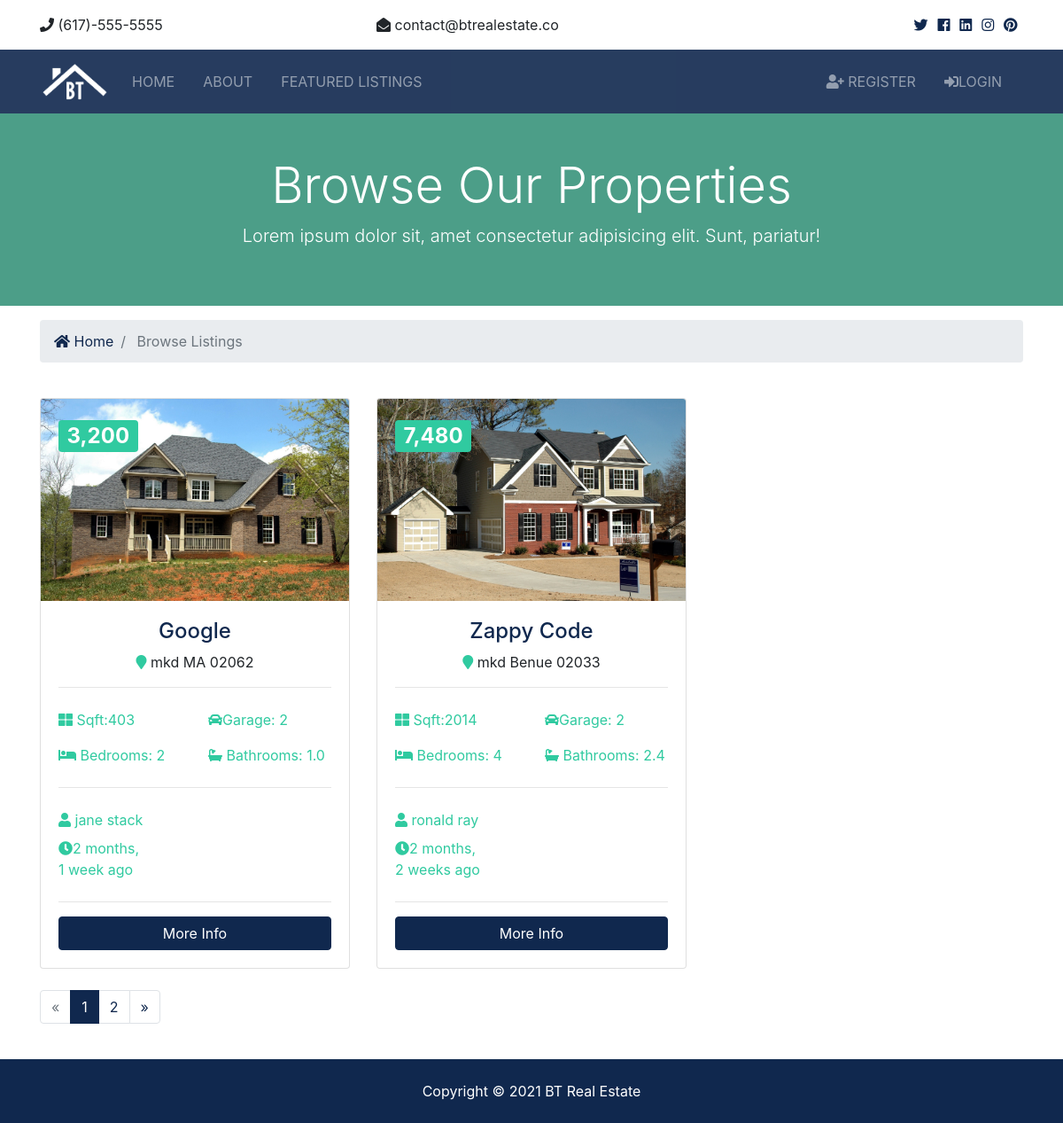
/listings/, run on the app's committed database.
### listings/models.py (models this page shows, shortened)
class Listing(models.Model):
    realtor = models.ForeignKey(Realtor, on_delete=models.DO_NOTHING)
    title = models.CharField(max_length=200)
    address = models.CharField(max_length=200)
    city = models.CharField(max_length=100)
    state = models.CharField(max_length=100)
    zipcode = models.CharField(max_length=20)
    description = models.TextField(blank=True)
    price = models.IntegerField()
    bedrooms = models.IntegerField()
    bathrooms = models.DecimalField(max_digits=2, decimal_places=1)
    garage = models.IntegerField(default=0)
    sqft = models.IntegerField()
    lot_size = models.DecimalField(max_digits=5, decimal_places=1)
    photo_main = models.ImageField(upload_to='photos/%Y/%m/%d')
    photo_1 = models.ImageField(upload_to='photos/%Y/%m/%d', blank=True)
    photo_2 = models.ImageField(upload_to='photos/%Y/%m/%d', blank=True)
    photo_3 = models.ImageField(upload_to='photos/%Y/%m/%d', blank=True)
    photo_4 = models.ImageField(upload_to='photos/%Y/%m/%d', blank=True)
    photo_5 = models.ImageField(upload_to='photos/%Y/%m/%d', blank=True)
    photo_6 = models.ImageField(upload_to='photos/%Y/%m/%d', blank=True)
    is_published = models.BooleanField(default=True)
    list_date = models.DateTimeField(default=datetime.now, blank=True)

### realtors/models.py (models this page shows)
class Realtor(models.Model):
    name = models.CharField(max_length=200)
    photo = models.ImageField(upload_to='photos/%Y/%m/%d')
    description = models.TextField(blank=True)
    phone = models.CharField(max_length=20)
    email = models.CharField(max_length=50)
    is_mvp = models.BooleanField(default=False)
    hire_date = models.DateTimeField(default=datetime.now, blank=True)
    def __str__(self):
        return self.name

### listings/views.py (the view)
# urls.py: path('', views.index, name='listings'),
def index(request):
    listings = Listing.objects.order_by("-list_date").filter(is_published=True)
    paginator = Paginator(listings, 2)
    page = request.GET.get('page')
    paged_listings = paginator.get_page(page)
    context = {
        'listings': paged_listings
    }
    return render(request, 'listings/listings.html', context)

### listings/templates/listings/listings.html (shortened to what this page needs)
{% extends 'base.html' %}
{% load humanize %}
{% load static %}
{% block content %}
  <section id="showcase-inner" class="py-5 text-white">
    <div class="container">
      <div class="row text-center">
        <div class="col-md-12">
          <h1 class="display-4">Browse Our Properties</h1>
          <p class="lead">Lorem ipsum dolor sit, amet consectetur adipisicing elit. Sunt, pariatur!</p>
        </div>
      </div>
    </div>
  </section>
  <section id="bc" class="mt-3">
    <div class="container">
      <nav aria-label="breadcrumb">
        <ol class="breadcrumb">
          <li class="breadcrumb-item">
            <a href="{% url 'pages:index' %}">
              <i class="fas fa-home"></i> Home</a>
          </li>
          <li class="breadcrumb-item active"> Browse Listings</li>
        </ol>
      </nav>
    </div>
  </section>
  <section id="listings" class="py-4">
    <div class="container">
      <div class="row">
          {%  if listings %}
              {% for listing in listings %}
            <div class="col-md-6 col-lg-4 mb-4">
          <div class="card listing-preview">
            <img class="card-img-top" src="{{ listing.photo_main.url }}" alt="">
            <div class="card-img-overlay">
              <h2>
                <span class="badge badge-secondary text-white">{{ listing.price | intcomma }}</span>
              </h2>
            </div>
            <div class="card-body">
              <div class="listing-heading text-center">
                <h4 class="text-primary">{{ listing.title }}</h4>
                <p>
                  <i class="fas fa-map-marker text-secondary"></i> {{ listing.address }} {{ listing.state }} {{ listing.zipcode }}</p>
              </div>
              <hr>
              <div class="row py-2 text-secondary">
                <div class="col-6">
                  <i class="fas fa-th-large"></i> Sqft:{{ listing.sqft }}</div>
                <div class="col-6">
                  <i class="fas fa-car"></i>Garage: {{ listing.garage }}</div>
              </div>
              <div class="row py-2 text-secondary">
                <div class="col-6">
                  <i class="fas fa-bed"></i> Bedrooms: {{ listing.bedrooms }}</div>
                <div class="col-6">
                  <i class="fas fa-bath"></i> Bathrooms: {{ listing.bathrooms }}</div>
              </div>
              <hr>
              <div class="row py-2 text-secondary">
                <div class="col-12">
                  <i class="fas fa-user"></i> {{ listing.realtor }}</div>
              </div>
              <div class="row text-secondary pb-2">
                <div class="col-6">
                  <i class="fas fa-clock"></i>{{ listing.list_date | timesince }} ago</div>
              </div>
              <hr>
              <a href="{% url 'listings:listing' listing.id %}" class="btn btn-primary btn-block">More Info</a>
            </div>
          </div>
        </div>
              {% endfor %}
          {% else %}
            <div class="col-md-12">
                <p>No Listings Available</p>
            </div>
          {% endif %}
      </div>
        <div class="row" >
            <div class="col-md-12">
                {% if listings.has_other_pages %}
                    <ul class="pagination">
                        {% if listings.has_previous %}
                            <li class="page-item">
                                <a href="?page={{ listings.previous_page_number }}" class="page-link">&laquo;</a>
                            </li>
                        {% else %}
                            <li class="page-item disabled">
                                <a href="" class="page-link">&laquo;</a>
                            </li>
                        {% endif %}
                        {% for i in listings.paginator.page_range %}
                            {% if listings.number == i %}
                                <li class="page-item active">
                                    <a href="" class="page-link">{{ i }}</a>
                                </li>
                            {% else %}
                                <li class="page-item">
                                    <a href="?page={{ i }}" class="page-link">{{ i }}</a>
                                </li>
                            {% endif %}
                        {% endfor %}
                    {% if listings.has_next %}
                            <li class="page-item">
                                <a href="?page={{ listings.next_page_number }}" class="page-link">&raquo;</a>
                            </li>
                        {% else %}
                            <li class="page-item disabled">
                                <a href="" class="page-link">&raquo;</a>
                            </li>
                        {% endif %}
                    </ul>
                {% endif %}
            </div>
        </div>
    </div>
  </section>
{% endblock content %}

### static/assets/css/all.css (style rules this page uses)
.fa, .fas, .far, .fal, .fab { -moz-osx-font-smoothing: grayscale; -webkit-font-smoothing: antialiased; display: inline-block; font-style: normal; font-variant: normal; text-rendering: auto; line-height: 1; }
.fa-bath:before { content: "\f2cd"; }
.fa-bed:before { content: "\f236"; }
.fa-car:before { content: "\f1b9"; }
.fa-clock:before { content: "\f017"; }
.fa-home:before { content: "\f015"; }
.fa-map-marker:before { content: "\f041"; }
.fa-th-large:before { content: "\f009"; }
.fa-user:before { content: "\f007"; }
.fa, .fas { font-family: 'Font Awesome 5 Free'; font-weight: 900; }

### static/assets/css/style.css (style rules this page uses)
img { width: 100%; }
#showcase-inner { background: url(../img/building.jpg) no-repeat top center fixed/cover; position: relative; overflow: hidden; min-height: 200px; }
#showcase-inner::before { content: ''; position: absolute; top: 0; left: 0; min-height: 100%; width: 100%; background: rgba(32, 134, 107, 0.8); }
.listing-preview a { position: relative; }

### data on the page
Listing: photo_main (picture), price "3,200", title "Google", address "mkd", state "MA", zipcode "02062", sqft "403", garage "2", bedrooms "2", bathrooms "1.0", realtor "jane stack", list_date "2 months, 1 week"
Listing: photo_main (picture), price "7,480", title "Zappy Code", address "mkd", state "Benue", zipcode "02033", sqft "2014", garage "2", bedrooms "4", bathrooms "2.4", realtor "ronald ray", list_date "2 months, 2 weeks"

### other printed values
{{ i }} "1"
{{ i }} "2"
